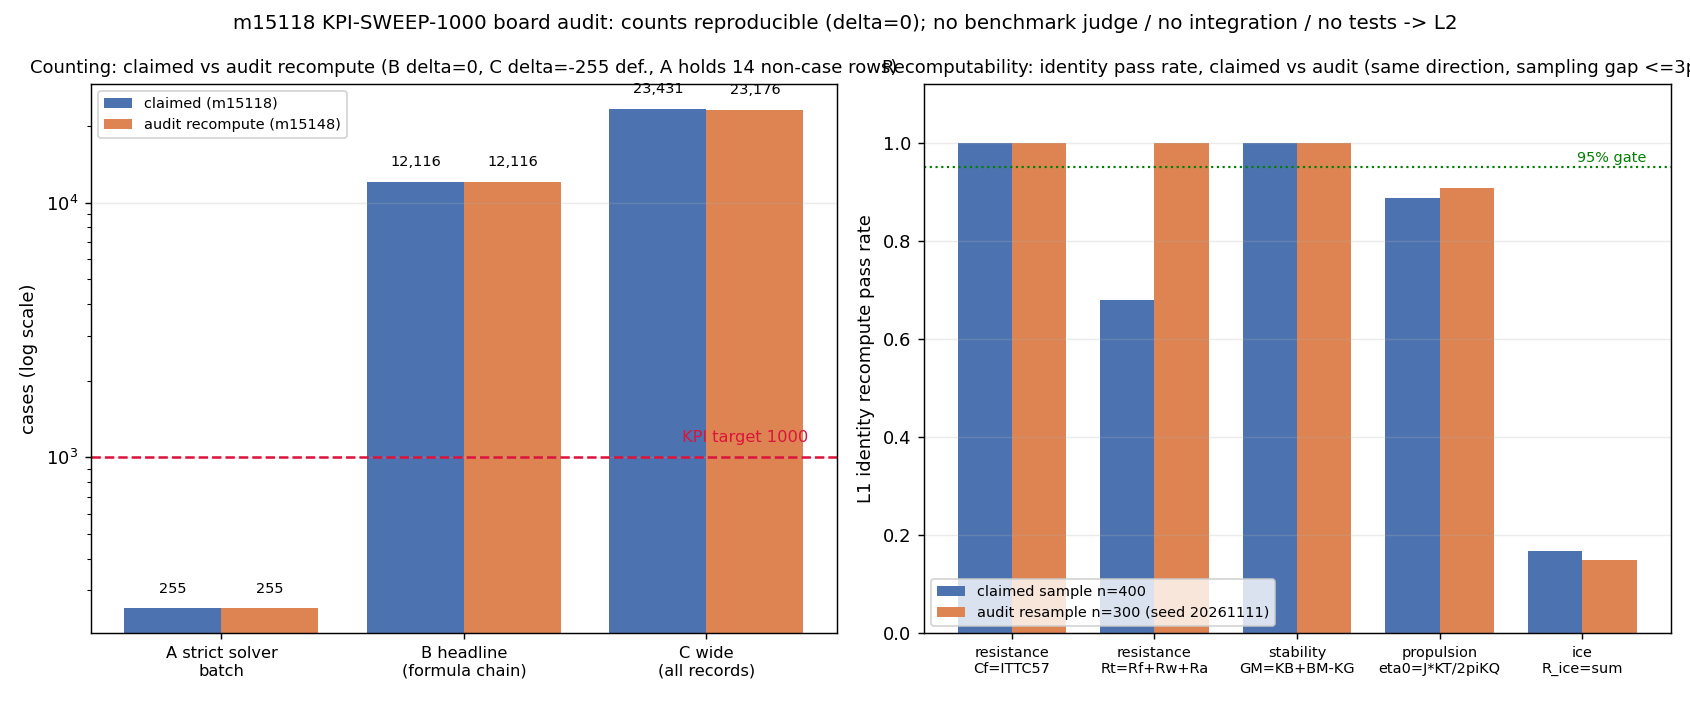

This chart was generated by the following Python code:
#!/usr/bin/env python3
"""m15148 board-audit 图：m15118(KPI-SWEEP-1000) 申报值 vs 审计独立复算值。

左：计数口径（log 轴）申报 vs 复算 + A 档污染量；右：L1 恒等式合格率 申报(seed=?) vs 审计(seed=20261111 重抽)。
全部数字取自 docs/board_audit/m15148/verify_output.json 与 evidence/artifacts/*.json（零手抄）。
"""
from __future__ import annotations

import json
from pathlib import Path

import matplotlib

matplotlib.use("Agg")
import matplotlib.pyplot as plt  # noqa: E402

BASE = Path(__file__).resolve().parent
V = json.loads((BASE / "verify_output.json").read_text())
CLAIM = json.loads((BASE / "evidence/artifacts/kpi_sweep_1000_result.json").read_text())
SAMP = json.loads((BASE / "evidence/artifacts/samples_census.json").read_text())

kpi = CLAIM.get("kpi", CLAIM)
claim = {
    "A": kpi["current_by_scope"]["A_strict_solver_batch"],
    "B": kpi["current_by_scope"]["B_formula_chain_batch(headline)"],
    "C": kpi["current_by_scope"]["C_wide_all_case_records"],
}
c1 = V["C1_counts"]
recomp = {
    "A": sum(a["cases"] for a in json.loads(
        (BASE / "evidence/artifacts/artifact_census.json").read_text())["artifacts"]),
    "B": c1["B_headline_recompute"],
    "C": c1["C_wide_recompute"],
}

# 申报合格率（原单 400 行抽样）
def claimed_rate(ct, key):
    d = SAMP["l1_identity_checks"].get(ct, {}).get("details", {}).get(key)
    return None if not d else d["pass"] / max(d["n"], 1)


ident = V["C3_identities"]
pairs = [
    ("resistance\nCf=ITTC57", claimed_rate("kb_resistance", "Cf=ITTC57(Re)"),
     ident["resistance.Cf=ITTC57(Re)"]["rate"]),
    ("resistance\nRt=Rf+Rw+Ra", claimed_rate("kb_resistance", "Rt=Rf+Rw+Ra"),
     ident["resistance.Rt=sum(1e-3)"]["rate"]),
    ("stability\nGM=KB+BM-KG", claimed_rate("kb_stability", "GM=KB+BM-KG"),
     ident["stability.GM=KB+BM-KG"]["rate"]),
    ("propulsion\neta0=J*KT/2piKQ", claimed_rate("kb_propulsion", "eta0=J*KT/(2pi*KQ)"),
     ident["propulsion.eta0=J*KT/(2pi*KQ)"]["rate"]),
    ("ice\nR_ice=sum", claimed_rate("kb_ice_navigation", "R_ice=sum(components)"),
     ident["ice.R_ice=sum(components)"]["rate"]),
]

fig, ax = plt.subplots(1, 2, figsize=(13, 5.4))
labels = ["A strict solver\nbatch", "B headline\n(formula chain)", "C wide\n(all records)"]
x = range(3)
ax[0].bar([i - 0.2 for i in x], [claim["A"], claim["B"], claim["C"]], 0.4,
          label="claimed (m15118)", color="#4C72B0")
ax[0].bar([i + 0.2 for i in x], [recomp["A"], recomp["B"], recomp["C"]], 0.4,
          label="audit recompute (m15148)", color="#DD8452")
ax[0].axhline(1000, ls="--", c="crimson", lw=1.4)
ax[0].text(2.42, 1150, "KPI target 1000", color="crimson", fontsize=9, ha="right")
ax[0].set_yscale("log")
ax[0].set_xticks(list(x))
ax[0].set_xticklabels(labels, fontsize=9)
ax[0].set_ylabel("cases (log scale)")
ax[0].set_title("Counting: claimed vs audit recompute (B delta=0, C delta=-255 def., A holds 14 non-case rows)", fontsize=10)
for i, v in enumerate([claim["A"], claim["B"], claim["C"]]):
    ax[0].text(i - 0.2, v * 1.15, f"{v:,}", ha="center", fontsize=8)
for i, v in enumerate([recomp["A"], recomp["B"], recomp["C"]]):
    ax[0].text(i + 0.2, v * 1.15, f"{v:,}", ha="center", fontsize=8)
ax[0].legend(fontsize=8, loc="upper left")
ax[0].grid(axis="y", alpha=0.25)

w = 0.38
ax[1].bar([i - w / 2 for i in range(len(pairs))], [p[1] for p in pairs], w,
          label="claimed sample n=400", color="#4C72B0")
ax[1].bar([i + w / 2 for i in range(len(pairs))], [p[2] for p in pairs], w,
          label="audit resample n=300 (seed 20261111)", color="#DD8452")
ax[1].set_xticks(range(len(pairs)))
ax[1].set_xticklabels([p[0] for p in pairs], fontsize=8)
ax[1].set_ylim(0, 1.12)
ax[1].set_ylabel("L1 identity recompute pass rate")
ax[1].set_title("Recomputability: identity pass rate, claimed vs audit (same direction, sampling gap <=3pt)", fontsize=10)
ax[1].axhline(0.95, ls=":", c="green", lw=1.2)
ax[1].text(4.45, 0.96, "95% gate", color="green", fontsize=8, ha="right")
ax[1].legend(fontsize=8, loc="lower left")
ax[1].grid(axis="y", alpha=0.25)

fig.suptitle("m15118 KPI-SWEEP-1000 board audit: counts reproducible (delta=0); no benchmark judge / no integration / no tests -> L2",
             fontsize=11)
fig.tight_layout()
out = BASE / "fig_audit_m15118.png"
fig.savefig(out, dpi=130)
print("wrote", out, "|", claim, recomp, [(p[0], round(p[1] or -1, 3), p[2]) for p in pairs])
